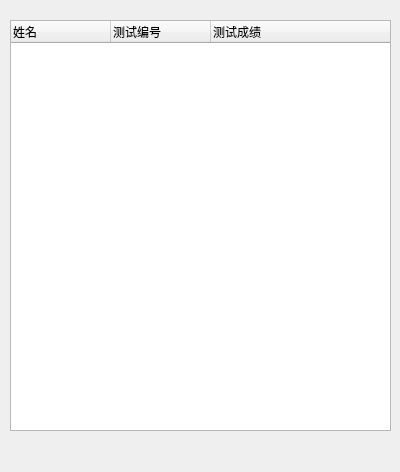
<?xml version="1.0" encoding="UTF-8"?>
<ui version="4.0">
 <class>StudentScoreAnalyzeWindow</class>
 <widget class="QWidget" name="StudentScoreAnalyzeWindow">
  <property name="geometry">
   <rect>
    <x>0</x>
    <y>0</y>
    <width>400</width>
    <height>472</height>
   </rect>
  </property>
  <property name="windowTitle">
   <string>Form</string>
  </property>
  <widget class="QTreeWidget" name="treeWidget">
   <property name="geometry">
    <rect>
     <x>10</x>
     <y>20</y>
     <width>381</width>
     <height>411</height>
    </rect>
   </property>
   <column>
    <property name="text">
     <string>姓名</string>
    </property>
   </column>
   <column>
    <property name="text">
     <string>测试编号</string>
    </property>
   </column>
   <column>
    <property name="text">
     <string>测试成绩</string>
    </property>
   </column>
  </widget>
 </widget>
 <resources/>
 <connections/>
</ui>
